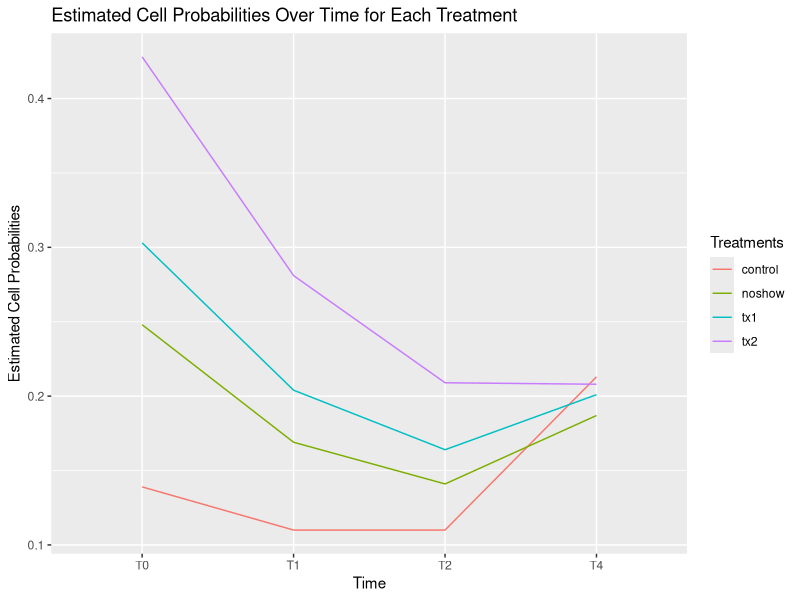

Generate this figure with R:
#BIOS 667 HW 3 due November 1

data<-NULL
data$control<-c(0.139,0.110,0.110,0.213)
data$noshow<-c(0.248,0.169,0.141,0.187)
data$tx1<-c(0.303,0.204,0.164,0.201)
data$tx2<-c(0.428,0.281,0.209,0.208)
data<-as.data.frame(data)
rownames(data)<-c("T0","T1","T2","T4")
colnames(data)<-c("control","noshow","tx1","tx2")
data$time<-rownames(data)

library(ggplot2)
library(reshape)


data_melt<-melt(data,id=c('time'))
p<-ggplot(data=data_melt, aes(x=time, y=value, group=variable)) + geom_line(aes(color=variable))
p<- p + labs(y = "Estimated Cell Probabilities")
p<- p + labs(x = "Time" )
p<- p + labs(title = "Estimated Cell Probabilities Over Time for Each Treatment")
p + labs(colour = "Treatments")



#Question 2

VP = matrix(c(0.0077,0.0043,0.0034,0.0043,0.0081,0.0063,0.0034,0.0063,0.0113),nrow=3,ncol=3) 

BP= matrix(c(0.9013,0.9611,0.8485),nrow=3,ncol=1)


VA = matrix( c(0.0408,0.0287,0.0181,0.0287,0.0434,0.0159,0.0181,0.0159,0.0533),nrow=3, ncol=3) 

BA= matrix(c(0.6135,0.6005,0.9118),nrow=3,ncol=1)


Delta=BA-BP
V=VA+VP

#test 
t(Delta)%*%solve(V)%*%Delta


#find pvalue

pchisq(3.673,3)


2*pnorm(-abs(1.308))
2*pnorm(-abs(1.59))
2*pnorm(-abs(0.252))
